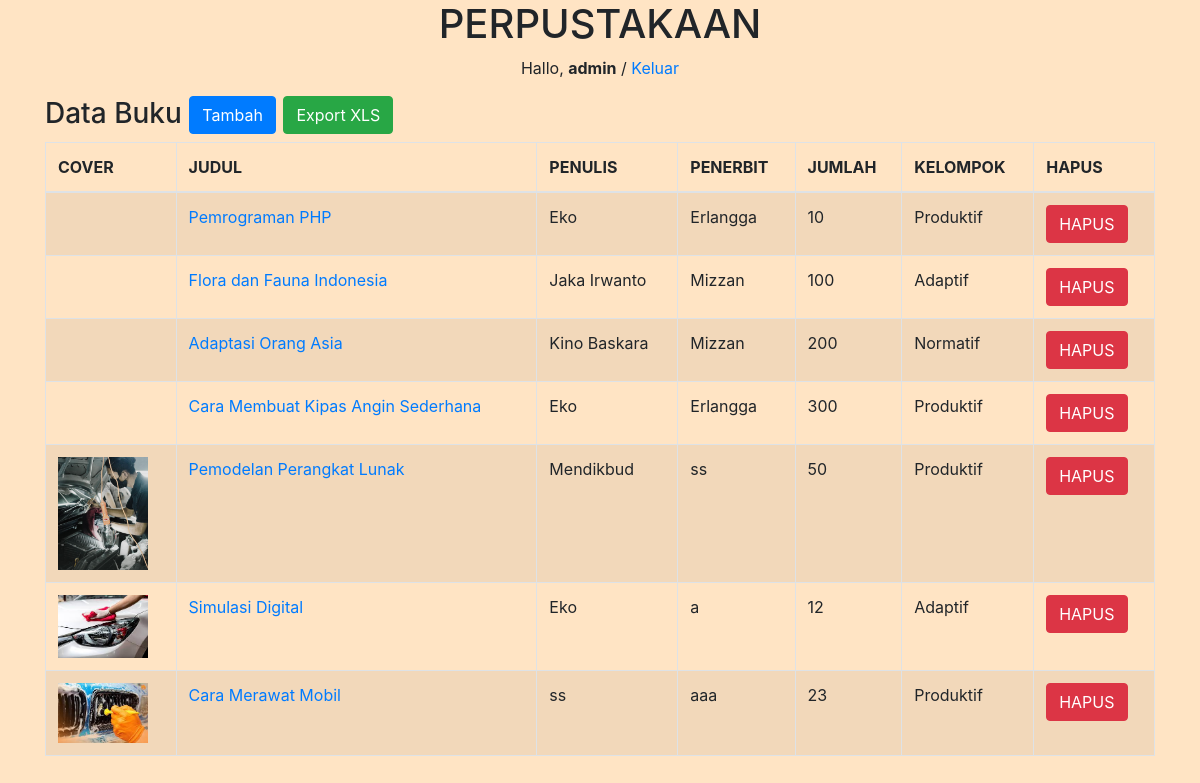
Screenshot of /buku/ (signed in) with the database file from the repository.
### perpustakaan/models.py (models this page shows, shortened)
class Buku(models.Model):
    judul = models.CharField(max_length=50)
    penulis = models.CharField(max_length=40)
    penerbit = models.CharField(max_length=40)
    jumlah = models.IntegerField(null=True)
    kelompok_id = models.ForeignKey(
        Kelompok, on_delete=models.CASCADE, null=True)
    cover = models.ImageField(upload_to='cover/', null=True)
    tanggal = models.DateTimeField(auto_now_add=True, null=True)

class Kelompok(models.Model):
    nama = models.CharField(max_length=9)
    keterangan = models.TextField()
    def __str__(self):
        return self.nama

### perpustakaan/views.py (the view)
# urls.py: path('buku/', buku, name='buku'),
@login_required(login_url=settings.LOGIN_URL)
def buku(request):
    books = Buku.objects.all()
    konteks = {
        'books': books
    }
    return render(request, 'buku.html', konteks)

### perpustakaan/templates/buku.html (shortened to what this page needs)
{% extends 'base.html' %}
{% block content %}
<div class="container">
    <div class="row">
        <div class="col-md-12">
            <h3>Data Buku
                <a href="{% url 'tambah_buku' %}"><button class="btn btn-primary">Tambah</button></a>
                <a href="{% url 'export_xls' %}"><button class="btn btn-success">Export XLS</button></a>
            </h3>
            <table class="table table-bordered table-striped">
                <thead>
                    <tr>
                        <th>COVER</th>
                        <th>JUDUL</th>
                        <th>PENULIS</th>
                        <th>PENERBIT</th>
                        <th>JUMLAH</th>
                        <th>KELOMPOK</th>
                        <th>HAPUS</th>
                    </tr>
                </thead>
                <tbody>
                    {% for buku in books%}
                    <tr>
                        <td>
                            {% if buku.cover %}
                            <img src="{{ buku.cover.url }}" width="90px">
                            {% endif %}
                        </td>
                        <td><a href="{% url 'ubah_buku' buku.id %}">{{ buku.judul }}</a></td>
                        <td>{{ buku.penulis }}</td>
                        <td>{{ buku.penerbit }}</td>
                        <td>{{ buku.jumlah }}</td>
                        <td>{{ buku.kelompok_id }}</td>
                        <td>
                            <button data-toggle="modal" data-target="#hapus-{{ buku.id }}"
                                class="btn btn-danger">HAPUS</button>
                        </td>
                    </tr>
                    {% endfor%}
                </tbody>
            </table>
        </div>
    </div>
</div>
{% endblock %}

### templates/base.html (shortened to what this page needs)
{% load static %}
<!DOCTYPE html>
<html lang="en">
<head>
    <link rel="stylesheet" href="{% static 'css/bootstrap.min.css' %}">
    <link rel="stylesheet" href="{% static 'css/style.css' %}">
</head>
<body>
    {% include 'judul.html' %}
    {% block content %}
    {% endblock %}
</body>
</html>

### templates/judul.html
<center>
    <h1>PERPUSTAKAAN</h1>
    {% if user.is_authenticated %}
    <p>Hallo, <strong>{{ user }}</strong> / <a href="{% url 'keluar' %}">Keluar</a></p>
    {% endif %}
</center>

### static/css/style.css (style rules this page uses)
body { background-color: bisque; }

### rows the page displays
Buku: judul "Pemrograman PHP", penulis "Eko", penerbit "Erlangga", jumlah "10", kelompok_id "Produktif"
Buku: judul "Flora dan Fauna Indonesia", penulis "Jaka Irwanto", penerbit "Mizzan", jumlah "100", kelompok_id "Adaptif"
Buku: judul "Adaptasi Orang Asia", penulis "Kino Baskara", penerbit "Mizzan", jumlah "200", kelompok_id "Normatif"
Buku: judul "Cara Membuat Kipas Angin Sederhana", penulis "Eko", penerbit "Erlangga", jumlah "300", kelompok_id "Produktif"
Buku: cover (picture), judul "Pemodelan Perangkat Lunak", penulis "Mendikbud", penerbit "ss", jumlah "50", kelompok_id "Produktif"
Buku: cover (picture), judul "Simulasi Digital", penulis "Eko", penerbit "a", jumlah "12", kelompok_id "Adaptif"
Buku: cover (picture), judul "Cara Merawat Mobil", penulis "ss", penerbit "aaa", jumlah "23", kelompok_id "Produktif"

### other values shown
{{ user }} "admin"
